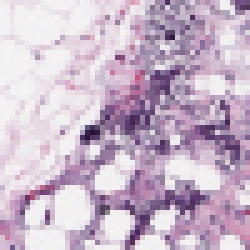
#> input picture image_processing/8916_idx5_x751_y1551_class0.png, 50 x 50 px (shown 5 times larger)
$ jupyter execute ip_smoothing_bluring.ipynb
#> lines starting #> are read from the running program, lines starting #| are printed output that depends on the picture
[cell 1]
# import the necessary packages
from matplotlib import pyplot as plt
import argparse
import cv2

[cell 2]
def plt_imshow(title, image):
	# convert the image frame BGR to RGB color space and display it
	image = cv2.cvtColor(image, cv2.COLOR_BGR2RGB)
	plt.imshow(image)
	plt.title(title)
	plt.grid(False)
	plt.show()

[cell 3]
# since we are using Jupyter Notebooks we can replace our argument
# parsing code with *hard coded* arguments and values
args = {
	"image": "8916_idx5_x751_y1551_class0.png"
}

[cell 4]
# load the image, display it to our screen, and initialize a list of
# kernel sizes (so we can evaluate the relationship between kernel
# size and amount of blurring)
image = cv2.imread(args["image"])
#> image is the input picture: shape (50, 50, 3); mean B, G, R 201.6, 182.3, 200.8
plt_imshow("Original", image)
kernelSizes = [(3, 3), (9, 9), (15, 15)]

# loop over the kernel sizes
for (kX, kY) in kernelSizes:
	# apply an "average" blur to the image using the current kernel
	# size
	blurred = cv2.blur(image, (kX, kY))
	plt_imshow("Average ({}, {})".format(kX, kY), blurred)
#> this loop made 3 passes
#> pass 1, `blurred = cv2.blur(image, (kX, kY))`:
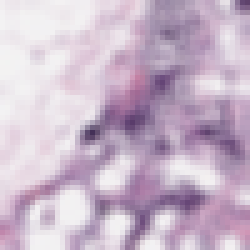
#> blurred: shape (50, 50, 3) (shown 5 times larger); mean B, G, R 201.7, 182.3, 200.8
#> pass 2, `blurred = cv2.blur(image, (kX, kY))`:
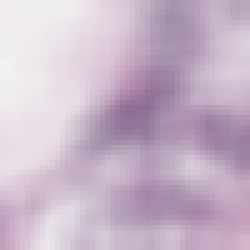
#> blurred: shape (50, 50, 3) (shown 5 times larger); mean B, G, R 201.5, 182.1, 200.7

[cell 5]
# display the original image
plt_imshow("Original", image)

# loop over the kernel sizes again
for (kX, kY) in kernelSizes:
	# apply a "Gaussian" blur to the image
	blurred = cv2.GaussianBlur(image, (kX, kY), 0)
	plt_imshow("Gaussian ({}, {})".format(kX, kY), blurred)
#> this loop made 3 passes
#> pass 2, `blurred = cv2.GaussianBlur(image, (kX, kY), 0)`:
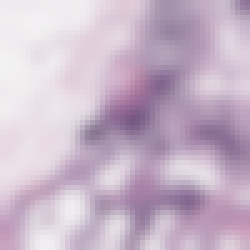
#> blurred: shape (50, 50, 3) (shown 5 times larger); mean B, G, R 201.6, 182.2, 200.7

[cell 6]
# display the original image
plt_imshow("Original", image)

# loop over the kernel sizes a final time
for k in (3, 9, 15):
	# apply a "median" blur to the image
	blurred = cv2.medianBlur(image, k)
	plt_imshow("Median {}".format(k), blurred)
#> this loop made 3 passes
#> pass 1, `blurred = cv2.medianBlur(image, k)`:
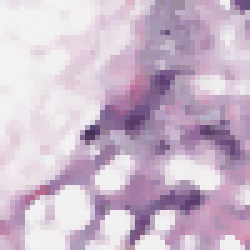
#> blurred: shape (50, 50, 3) (shown 5 times larger); mean B, G, R 203.6, 184.5, 203.3
#> pass 2, `blurred = cv2.medianBlur(image, k)`:
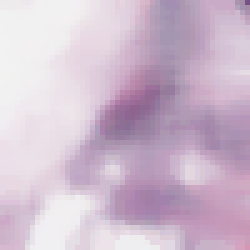
#> blurred: shape (50, 50, 3) (shown 5 times larger); mean B, G, R 206.2, 187.4, 207

[cell 7]
# since we are using Jupyter Notebooks we can replace our argument
# parsing code with *hard coded* arguments and values
args = {
	"image": "8916_idx5_x751_y1551_class0.png"
}

[cell 8]
# load the image, display it to our screen, and construct a list of
# bilateral filtering parameters that we are going to explore
image = cv2.imread(args["image"])
plt_imshow("Original", image)
params = [(11, 21, 7), (11, 41, 21), (11, 61, 39)]

# loop over the diameter, sigma color, and sigma space
for (diameter, sigmaColor, sigmaSpace) in params:
	# apply bilateral filtering to the image using the current set of
	# parameters
	blurred = cv2.bilateralFilter(image, diameter, sigmaColor, sigmaSpace)

	# show the output image and associated parameters
	title = "Blurred d={}, sc={}, ss={}".format(
		diameter, sigmaColor, sigmaSpace)
	plt_imshow(title, blurred)
